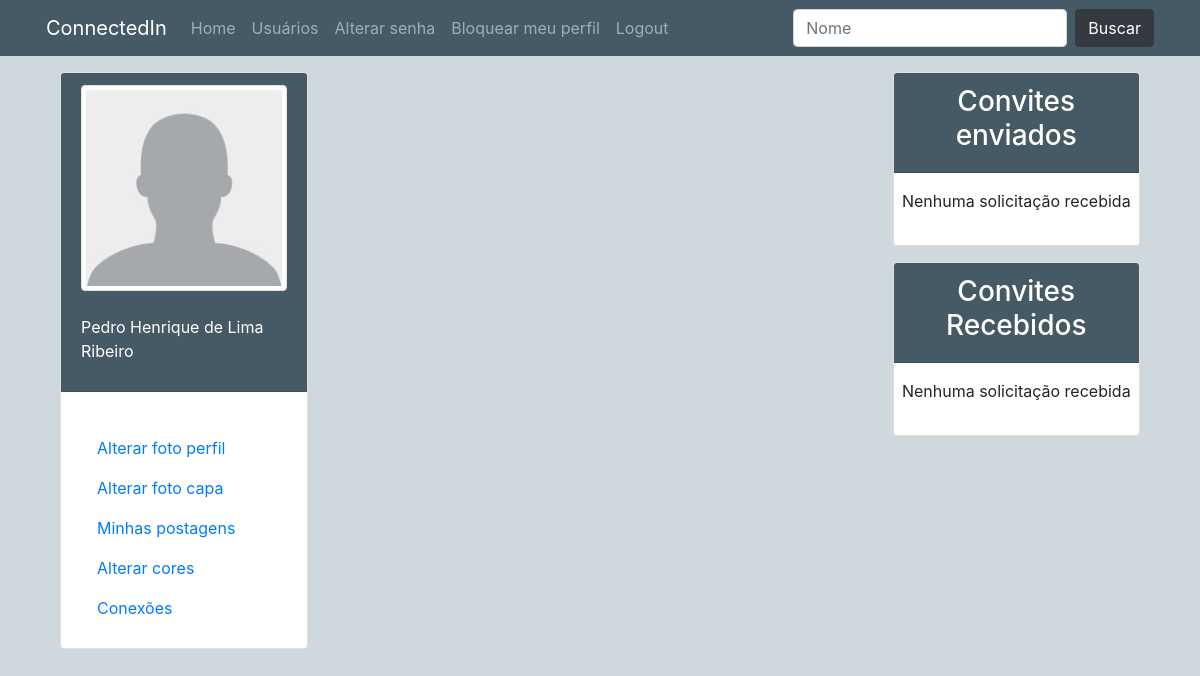
The page /encontrar/ (signed in) on the database as committed earlier.
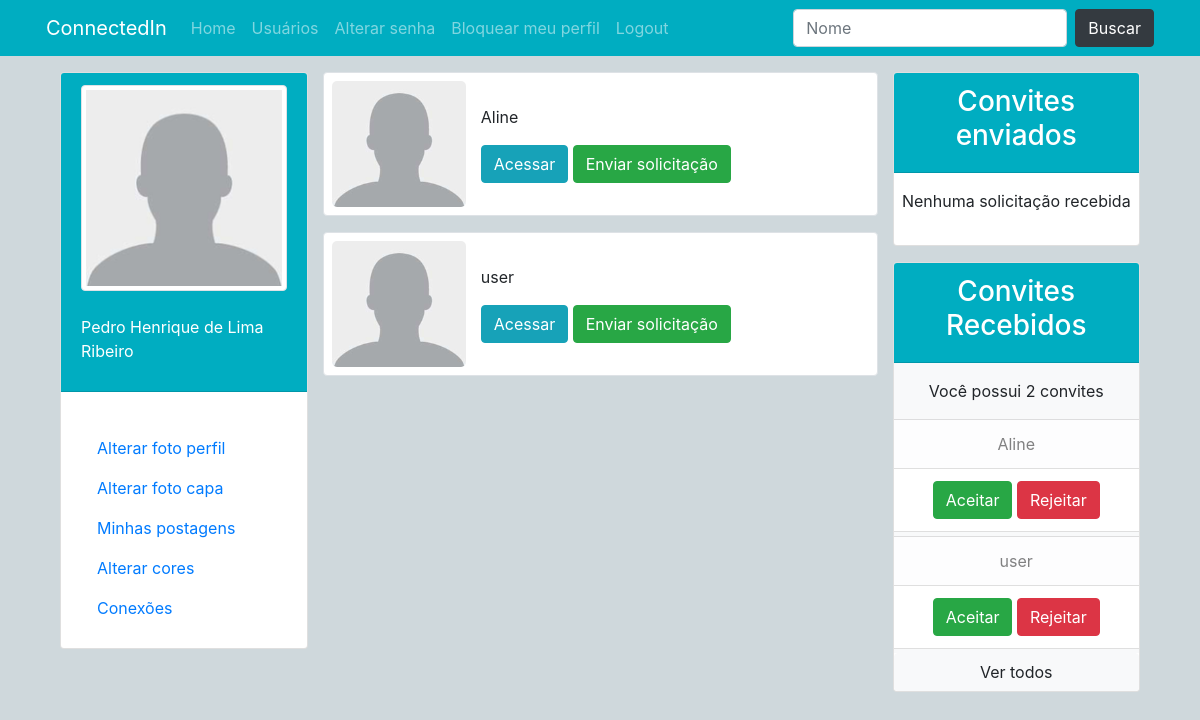
The same page on the database as committed later.
### perfis/models.py (models this page shows, shortened)
class Perfil(models.Model):
    nome = models.CharField(max_length=255, null=False)
    telefone = models.CharField(max_length=15, null= False)
    nome_empresa = models.CharField(max_length=255, null=False)
    imagem_perfil = models.ImageField(null=True, blank=True, upload_to='uploads/fotoperfil/')
    imagem_capa = models.ImageField(null=True, blank=True, upload_to='uploads/fotocapa/')
    cor = models.CharField(max_length=10, default='#455A64')
    contatos = models.ManyToManyField('self')
    usuario = models.OneToOneField(User, related_name='perfil', on_delete=models.CASCADE)

class Convite(models.Model):
    solicitante = models.ForeignKey(Perfil,on_delete=models.CASCADE,related_name='convites_feitos' )
    convidado = models.ForeignKey(Perfil, on_delete= models.CASCADE, related_name='convites_recebidos')

### perfis/views.py (the view, shortened to what this page needs)
# urls.py: path('encontrar/', views.buscar_usuario, name='buscar_usuario'),
@login_required(login_url='login')
def buscar_usuario(request):
    encontrados = Perfil.objects.all()
    dados = {}
    dados['encontrados'] = encontrados
    dados['perfil_logado'] = request.user.perfil
    return render(request, 'buscarusuario.html', dados)

### perfis/templates/buscarusuario.html
{% extends 'base.html' %}
{% load static %}
{% block main %}
<div>
    {% if encontrados %}
    <ul class="list-group full-w">
        {% for encontrado in encontrados %}
        {% if encontrado.id != user.perfil.id %}
        {% if encontrado in user.perfil.contatos.all %}
        <div class="row border rounded mb-3 py-2 px-2 bg-white">
            <div class="col col-md-3 py-5"
                style="background:  {% if encontrado.imagem_perfil %} url('/media/{{ encontrado.imagem_perfil }}') {% else %} url('{% static 'media/img/user.png' %}') {% endif %} ;
                        background-position: center;
                        background-size: cover;
                        border-radius: 5px;"></div>
            <div class="col col-md-9 bg-white py-4">
                <p>{{ encontrado.nome }}</p>
                <div>
                    <a href="{% url 'exibir' encontrado.id %}" class="btn btn-info">Acessar</a>
                </div>
            </div>
        </div>
        {% else %}
        <div class="row border rounded mb-3 py-2 px-2 bg-white">
            <div class="col col-md-3 py-5"
            style="background:  {% if encontrado.imagem_perfil %} url('/media/{{ encontrado.imagem_perfil }}') {% else %} url('{% static 'media/img/user.png' %}') {% endif %};
            background-position: center;
            background-size: cover;
            border-radius: 5px;"    >
            </div>
            <div class="col col-md-9 bg-white py-4">
                <p>{{ encontrado.nome }}</p>
                <div>
                    <a href="{% url 'exibir' encontrado.id %}" class="btn btn-info">Acessar</a>
                    <a href="{% url 'convidar' encontrado.id %}" class="btn btn-success">Enviar solicitação</a>
                </div>
            </div>
        </div>
        {% endif %}
        {% endif %}
        {% endfor %}
    </ul>
    {% else %}
    <div class="full-w alert alert-warning text-center">
        <h2>Nenhum resultado encontrado</h2>
    </div>
    {% endif %}
</div>
{% endblock %}

### perfis/templates/base.html (shortened to what this page needs)
{% load static %}
<!DOCTYPE html>
<html lang="pt-br">
<head>
    <link rel="stylesheet" href="https://stackpath.bootstrapcdn.com/bootstrap/4.3.1/css/bootstrap.min.css"
>
    <link rel="stylesheet" href="{% static '/css/estilo.css' %}">
</head>
<body style="{% if perfil_logado.imagem_capa %} background: url('/media/{{ perfil_logado.imagem_capa }}'); {% else %} background: #CFD8DC; {% endif %}
                background-repeat: no-repeat;
                background-size: cover;
                background-position: center;
                background-attachment: fixed;">
    <div class="navbar-dark" style="background: {{ perfil_logado.cor }};">
        <nav class="navbar container navbar-expand-lg">
            <a class="navbar-brand" href="/">ConnectedIn</a>
            <div class="collapse navbar-collapse" id="navbarSupportedContent">
                <ul class="navbar-nav mr-auto">
                    <li class="nav-item">
                        <a class="nav-link" href="/">Home</a>
                    </li>
                    <li class="nav-item">
                        <a class="nav-link" href="{% url 'buscar_usuario' %}">Usuários</a>
                    </li>
                    <li class="nav-item">
                        <a class="nav-link" href="{% url 'alterar_senha' %}">Alterar senha</a>
                    </li>
                    <li class="nav-item">
                        <a class="nav-link" href="{% url 'bloquear_meu_user' %}">Bloquear meu perfil</a>
                    </li>
                    <li class="nav-item">
                        <a class="nav-link" href="{% url 'deslogar' %}">Logout</a>
                    </li>
                </ul>
                <form method="POST" action="{% url 'buscar_usuario' %}" class="form-inline my-2 my-lg-0">
                    <input class="form-control mr-sm-2" type="search" name="busca" placeholder="Nome">
                    <button class="btn btn-dark my-2 my-sm-0" type="submit">Buscar</button>
                </form>
            </div>
        </nav>
    </div>
    <main class="mx-0 index">
        <div class="row container">
            <section class="col col-sm-12 col-md-3 py-3 opcoes-do-usuario">
                <div class="card">
                    <div class="card-header center-center" style="background: {{ perfil_logado.cor }};"
                        data-toggle="tooltip" data-placement="bottom" title="Alterar foto do perfil">
                        <img src="{% if perfil_logado.imagem_perfil %} /media/{{ perfil_logado.imagem_perfil }}
                        {% else %} {% static 'media/img/user.png' %} {% endif %}" alt="Usuário" width="100%"
                            class="img-fluid img-thumbnail"><br>
                        <p class="text-white">{{ perfil_logado.nome }}</p>
                    </div>
                    <div class="card-body">
                        <ul class="nav flex-column mt-3">
                            <li class="nav-item"> <a class="nav-link" href="" data-toggle="modal"
                                    data-target="#alterarFotoPerfil">Alterar foto perfil</a> </li>
                            <li class="nav-item"> <a class="nav-link" href="" data-toggle="modal"
                                    data-target="#alterarFotoCapa">Alterar foto capa</a> </li>
                            <li class="nav-item">
                                <a class="nav-link" href="{% url 'minhas_postagens' %}">Minhas postagens</a>
                            </li>
                            <li class="nav-item"> <a class="nav-link" href="" data-toggle="modal"
                                    data-target="#alterarCorPerfil">Alterar cores</a> </li>
                            <li class="nav-item"> <a class="nav-link" href="{% url 'conexoes' %}">Conexões</a> </li>
                        </ul>
                    </div>
                </div>
            </section>
            <div class="timeline col col-sm-12 col-md-6 mt-3">
                {% block main %}
                {% endblock %}
            </div>
            <aside class="col col-sm-12 col-md-3 py-3">
                <div class="bg-white card">
                    <div class="card-header text-white" style="background: {{ perfil_logado.cor }};">
                        <h3 class="text-center">Convites enviados</h3>
                    </div>
                    <div class="card-body px-0 py-0">
                        {% if perfil_logado.convites_feitos.all %}
                        <ul class="list-group">
                            <p class="text-center px-1 pt-3">
                                você possui {{ perfil_logado.convites_feitos.count }}
                                convite{{ perfil_logado.convites_feitos.count|pluralize }}
                            </p>
                            {% for convite in perfil_logado.convites_feitos.all %}
                            <li class="list-group-item text-center">{{ convite.convidado.nome }} <br>
                                <a href="{% url 'rejeitar' convite.id %}"
                                    class="float-center btn btn-danger full-w">cancelar</a></li>
                            {% endfor %}
                        </ul>
                        <a href="#" class="btn btn-light full-w"">Ver todos</a>
                            {% else %}
                            <p class=" px-2 py-3 text-center">Nenhuma solicitação recebida</p>
                            {% endif %}
                    </div>
                </div>
                <div class="mt-3 card bg-white">
                    <div class="card-header text-white" style="background: {{ perfil_logado.cor }};">
                        <h3 class="text-center">Convites Recebidos</h3>
                    </div>
                    <div class="card-body px-0 py-0">
                        {% if perfil_logado.convites_recebidos.all %}
                        <ul class="list-group list-group-flush bg-light">
                            <p class="text-center px-1 pt-3">
                                Você possui
                                {{ perfil_logado.convites_recebidos.count }}
                                convite{{ perfil_logado.convites_recebidos.count|pluralize }}
                            </p>
                            {% for convite in perfil_logado.convites_recebidos.all %}
                            <a class="list-group-item list-group-item-action list-group-item-light full-w text-center" href="{% url 'exibir' convite.solicitante.id %}">
                                {{ convite.solicitante.nome }}
                            </a>
                            <li class="list-group-item full-w text-center mb-1">
                                <a href="/perfil/{{ convite.id }}/aceitar"
                                    class="float-center btn btn-success">Aceitar</a> <a
                                    href="/perfil/{{ convite.id }}/rejeitar"
                                    class="float-center btn btn-danger">Rejeitar</a>
                            </li>
                            {% endfor %}
                        </ul>
                        <a href="#" class="btn btn-light full-w">Ver todos</a>
                        {% else %}
                        <p class="px-2 py-3 text-center">Nenhuma solicitação recebida</p>
                        {% endif %}
                    </div>
                </div>
            </aside>
        </div>
    </main>
</body>
</html>

### perfis/static/css/estilo.css (style rules this page uses)
html, body { height: 100%; }
main.index { min-height: calc(100% - 56px); display: flex; flex-direction: row; justify-content: center; }
.timeline { height: 100%; }
.opcoes-do-usuario { display: flex; flex-direction: column; justify-content: flex-start; align-items: center; }
.center-center { display: flex; flex-direction: column; justify-content: center; align-items: center; }
.full-w { width: 100%; }

Rows that differ between the two databases and show on the page:
changed Perfil "Pedro Henrique de Lima Ribeiro": cor "#455A64" → "#00adc1" (drawn); convites_recebidos.count (not shown) → "2"
added Perfil: nome "Aline"
added Perfil: nome "user"
added Convite: solicitante.nome "Aline"
added Convite: solicitante.nome "user"
Other text that changed with them:
text no longer shown: "Nenhuma solicitação recebida"
text now shown: "Você possui convite Ver todos"
